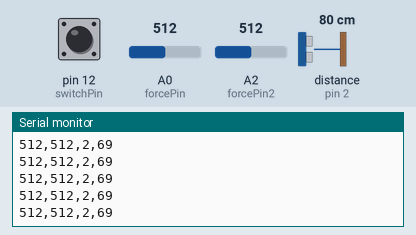
This sketch was run on a simulated Arduino Uno, built with avr-gcc and run on an emulated ATmega328P. Parts: the last lines printed to the serial monitor. Wiring (inferred from the names in the program): ultrasonic range finder: trigger pin 3; echo pin 2. Inputs (shaded band) come from the test bench; at power-on: A0 (forcePin) = 512, pin 12 (switchPin) HIGH, A2 (forcePin2) = 512, distance to the obstacle (sensor on pin 2) 80 cm. The echo pulse lasts 58.3 µs per cm.

Above: at 7.2 s.
7.3 s: A0 (forcePin) set to 109
At 8.3 s:
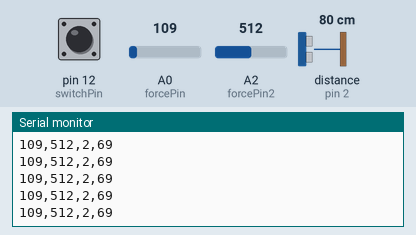
10.3 s: A0 (forcePin) set to 88
At 11.1 s:
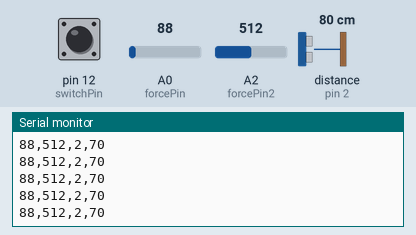
Timing chart, 0 to 13.3 s (numbered marks = the images above; inputs shaded):
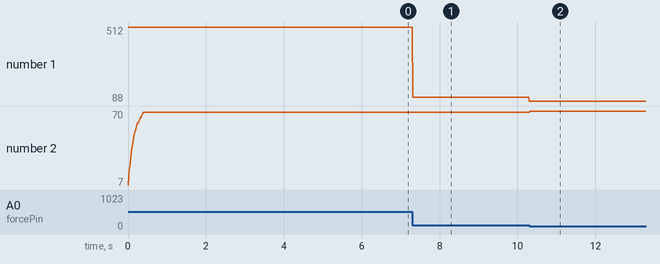

Measured:
- after the input at 7.3 s, the serial monitor: prints a new line at once (image 1)
- after the input at 10.3 s, the serial monitor: prints a new line at once (image 2)
- plotted number 1: 512 → 109 after the input at 7.3 s, 109 → 88 after the input at 10.3 s
- plotted number 2: 69 → 70 after the input at 10.3 s

The sketch:

Bloopalloon.ino
```cpp
// global pin declaration
const int forcePin = A0;
const int forcePin2 = A2;
const int switchPin = 12;
const int echoPin = 2;
const int trigPin = 3;

// global variable declaration
int forVal;
int forVal2;
int switchVal;
int switchValX;
int distance;
int cleanDistance = 0;
long duration;

// initializing inputs, outputs, and serial communication
void setup() {
  Serial.begin(9600);
  pinMode(switchPin, INPUT);
  pinMode(trigPin, OUTPUT);
  pinMode(echoPin, INPUT);
}

void loop() {
  // ultrasonic sensor configuration
  digitalWrite(trigPin, LOW);
  delayMicroseconds(2);
  digitalWrite(trigPin, HIGH);
  delayMicroseconds(10);
  digitalWrite(trigPin, LOW);


  // storing inputs in variables
  forVal = analogRead(A0);
  forVal2 = analogRead(A2);
  switchVal = digitalRead(12);
  switchValX = switchVal + 1;
  duration = pulseIn(echoPin, HIGH);
  distance = duration * 0.034 / 2;
  cleanDistance = (cleanDistance * 0.9) + ( 0.1 * distance);

  // printing inputs on the serial monitor
  Serial.print(forVal);
  Serial.print(",");
  Serial.print(forVal2);
  Serial.print(",");
  Serial.print(switchValX);
  Serial.print(",");
  Serial.println(cleanDistance);
  delay(10);
}
```
